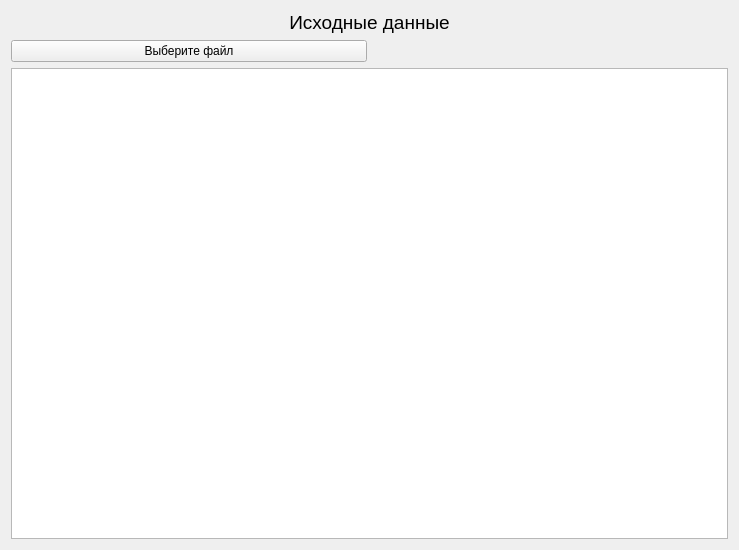
<?xml version="1.0" encoding="UTF-8"?>
<ui version="4.0">
 <class>initial_data_page</class>
 <widget class="QWidget" name="initial_data_page">
  <property name="geometry">
   <rect>
    <x>0</x>
    <y>0</y>
    <width>739</width>
    <height>550</height>
   </rect>
  </property>
  <property name="windowTitle">
   <string>Form</string>
  </property>
  <layout class="QGridLayout" name="gridLayout">
   <item row="1" column="1">
    <widget class="QLabel" name="filename_label">
     <property name="text">
      <string/>
     </property>
    </widget>
   </item>
   <item row="0" column="0" colspan="2">
    <widget class="QLabel" name="label_2">
     <property name="font">
      <font>
       <pointsize>14</pointsize>
      </font>
     </property>
     <property name="text">
      <string>Исходные данные</string>
     </property>
     <property name="alignment">
      <set>Qt::AlignmentFlag::AlignCenter</set>
     </property>
    </widget>
   </item>
   <item row="1" column="0">
    <widget class="QPushButton" name="select_file_button">
     <property name="text">
      <string>Выберите файл</string>
     </property>
    </widget>
   </item>
   <item row="2" column="0" colspan="2">
    <widget class="QPlainTextEdit" name="plainTextEdit"/>
   </item>
  </layout>
 </widget>
 <resources/>
 <connections/>
</ui>
